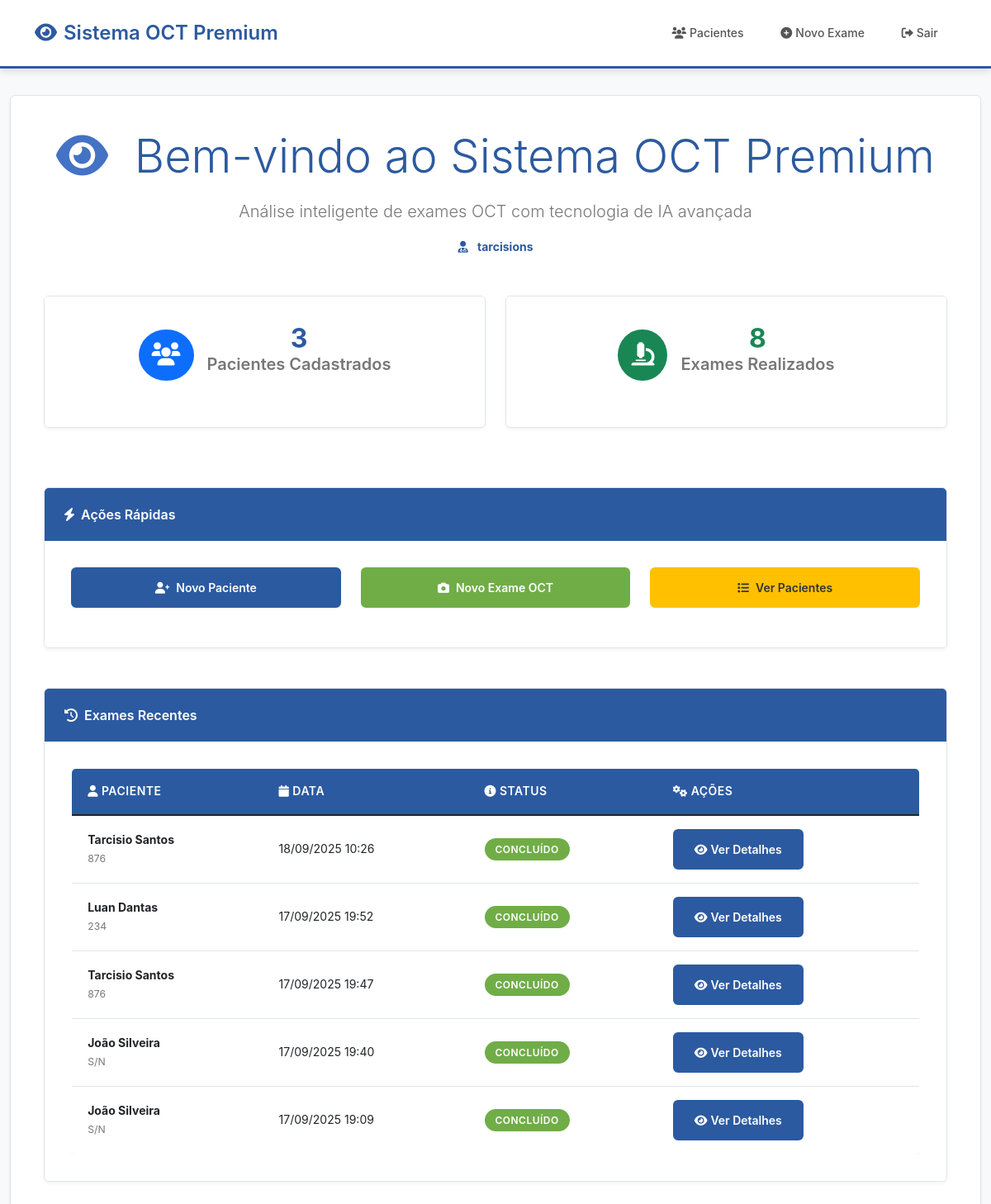
The app's page / (signed in) with its own data.
### core/models.py (models this page shows, shortened)
class ExameOCT(models.Model):
    paciente = models.ForeignKey(Paciente, on_delete=models.CASCADE, verbose_name="Paciente")
    usuario = models.ForeignKey(User, on_delete=models.CASCADE, verbose_name="Usuário que realizou o upload")
    imagem = models.ImageField(upload_to=upload_to_oct, verbose_name="Imagem OCT")
    data_exame = models.DateTimeField(auto_now_add=True, verbose_name="Data do Exame")
    provedor_ia = models.ForeignKey(ProvedorIA, on_delete=models.SET_NULL, null=True, blank=True, verbose_name="Provedor de IA")
    prompt_usado = models.ForeignKey(PromptIA, on_delete=models.SET_NULL, null=True, blank=True, verbose_name="Prompt Utilizado")
    diagnostico_ia = models.TextField(blank=True, null=True, verbose_name="Diagnóstico da IA")
    data_diagnostico = models.DateTimeField(null=True, blank=True, verbose_name="Data do Diagnóstico")
    laudo_pdf = models.FileField(upload_to=upload_to_laudos, null=True, blank=True, verbose_name="Laudo PDF")
    data_laudo = models.DateTimeField(null=True, blank=True, verbose_name="Data do Laudo")
    STATUS_CHOICES = [
        ('pendente', 'Pendente de Análise'),
        ('analisando', 'Analisando'),
        ('concluido', 'Concluído'),
        ('erro', 'Erro na Análise'),
    ]
    status = models.CharField(max_length=20, choices=STATUS_CHOICES, default='pendente', verbose_name="Status")
    class Meta:
        verbose_name = "Exame OCT"
        verbose_name_plural = "Exames OCT"
        ordering = ['-data_exame']

class Paciente(models.Model):
    nome = models.CharField(max_length=200, verbose_name="Nome do Paciente")
    data_nascimento = models.DateField(verbose_name="Data de Nascimento")
    prontuario = models.CharField(max_length=50, blank=True, null=True, verbose_name="Prontuário")
    criado_em = models.DateTimeField(auto_now_add=True)
    class Meta:
        verbose_name = "Paciente"
        verbose_name_plural = "Pacientes"
        ordering = ['nome']

### core/views.py (the view)
# urls.py: path('', views.home, name='home'),
@login_required
def home(request):
    exames_recentes = ExameOCT.objects.filter(usuario=request.user).order_by('-data_exame')[:5]
    pacientes_count = Paciente.objects.count()
    exames_count = ExameOCT.objects.count()
    context = {
        'exames_recentes': exames_recentes,
        'pacientes_count': pacientes_count,
        'exames_count': exames_count,
    }
    return render(request, 'core/home.html', context)

### core/templates/core/home.html (shortened to what this page needs)
<!DOCTYPE html>
<html lang="pt-br">
<head>
    <link href="https://cdn.jsdelivr.net/npm/bootstrap@5.1.3/dist/css/bootstrap.min.css" rel="stylesheet">
    <link href="https://cdnjs.cloudflare.com/ajax/libs/font-awesome/6.0.0/css/all.min.css" rel="stylesheet">
    <link href="/static/css/style.css" rel="stylesheet">
</head>
<body>
    <nav class="navbar navbar-expand-lg navbar-premium">
        <div class="container">
            <a class="navbar-brand" href="{% url 'home' %}">
                <i class="fas fa-eye me-2"></i>Sistema OCT Premium
            </a>
            <div class="collapse navbar-collapse" id="navbarNav">
                <div class="navbar-nav ms-auto">
                    <a class="nav-link" href="{% url 'paciente_list' %}">
                        <i class="fas fa-users me-1"></i>Pacientes
                    </a>
                    <a class="nav-link" href="{% url 'exame_create' %}">
                        <i class="fas fa-plus-circle me-1"></i>Novo Exame
                    </a>
                    <a class="nav-link" href="{% url 'logout' %}">
                        <i class="fas fa-sign-out-alt me-1"></i>Sair
                    </a>
                </div>
            </div>
        </div>
    </nav>
    <div class="container-fluid">
        <div class="main-container fade-in-up">
            <div class="text-center mb-5">
                <h1 class="display-4 text-primary mb-3">
                    <i class="fas fa-eye text-secondary me-3"></i>
                    Bem-vindo ao Sistema OCT Premium
                </h1>
                <p class="lead text-muted">
                    Análise inteligente de exames OCT com tecnologia de IA avançada
                </p>
                <p class="text-primary fw-bold">
                    <i class="fas fa-user-md me-2"></i>
                    {{ user.get_full_name|default:user.username }}
                </p>
            </div>
            <div class="row mb-5">
                <div class="col-md-6 mb-4">
                    <div class="card-premium fade-in-up">
                        <div class="card-body text-center">
                            <div class="d-flex align-items-center justify-content-center mb-3">
                                <div class="bg-primary rounded-circle p-3 me-3">
                                    <i class="fas fa-users fa-2x text-white"></i>
                                </div>
                                <div>
                                    <h2 class="text-primary mb-0">{{ pacientes_count }}</h2>
                                    <h5 class="text-muted">Pacientes Cadastrados</h5>
                                </div>
                            </div>
                        </div>
                    </div>
                </div>
                <div class="col-md-6 mb-4">
                    <div class="card-premium fade-in-up">
                        <div class="card-body text-center">
                            <div class="d-flex align-items-center justify-content-center mb-3">
                                <div class="bg-success rounded-circle p-3 me-3">
                                    <i class="fas fa-microscope fa-2x text-white"></i>
                                </div>
                                <div>
                                    <h2 class="text-success mb-0">{{ exames_count }}</h2>
                                    <h5 class="text-muted">Exames Realizados</h5>
                                </div>
                            </div>
                        </div>
                    </div>
                </div>
            </div>
            <div class="row mb-5">
                <div class="col-12">
                    <div class="card-premium">
                        <div class="card-header">
                            <i class="fas fa-bolt me-2"></i>Ações Rápidas
                        </div>
                        <div class="card-body">
                            <div class="row">
                                <div class="col-md-4 mb-3">
                                    <a href="{% url 'paciente_create' %}" class="btn btn-premium btn-primary-premium w-100 pulse">
                                        <i class="fas fa-user-plus me-2"></i>Novo Paciente
                                    </a>
                                </div>
                                <div class="col-md-4 mb-3">
                                    <a href="{% url 'exame_create' %}" class="btn btn-premium btn-success-premium w-100 pulse">
                                        <i class="fas fa-camera me-2"></i>Novo Exame OCT
                                    </a>
                                </div>
                                <div class="col-md-4 mb-3">
                                    <a href="{% url 'paciente_list' %}" class="btn btn-premium btn-warning-premium w-100">
                                        <i class="fas fa-list me-2"></i>Ver Pacientes
                                    </a>
                                </div>
                            </div>
                        </div>
                    </div>
                </div>
            </div>
            {% if exames_recentes %}
            <div class="row">
                <div class="col-12">
                    <div class="card-premium">
                        <div class="card-header">
                            <i class="fas fa-history me-2"></i>Exames Recentes
                        </div>
                        <div class="card-body">
                            <div class="table-responsive">
                                <table class="table table-premium mb-0">
                                    <thead>
                                        <tr>
                                            <th><i class="fas fa-user me-1"></i>Paciente</th>
                                            <th><i class="fas fa-calendar me-1"></i>Data</th>
                                            <th><i class="fas fa-info-circle me-1"></i>Status</th>
                                            <th><i class="fas fa-cogs me-1"></i>Ações</th>
                                        </tr>
                                    </thead>
                                    <tbody>
                                        {% for exame in exames_recentes %}
                                        <tr>
                                            <td>
                                                <strong>{{ exame.paciente.nome }}</strong>
                                                <br><small class="text-muted">{{ exame.paciente.prontuario|default:"S/N" }}</small>
                                            </td>
                                            <td>{{ exame.data_exame|date:"d/m/Y H:i" }}</td>
                                            <td>
                                                <span class="status-badge
                                                    {% if exame.status == 'concluido' %}bg-success
                                                    {% elif exame.status == 'analisando' %}bg-warning
                                                    {% elif exame.status == 'erro' %}bg-danger
                                                    {% else %}bg-secondary{% endif %}">
                                                    {{ exame.get_status_display }}
                                                </span>
                                            </td>
                                            <td>
                                                <a href="{% url 'exame_analyze' exame.id %}" class="btn btn-sm btn-premium btn-primary-premium">
                                                    <i class="fas fa-eye me-1"></i>Ver Detalhes
                                                </a>
                                            </td>
                                        </tr>
                                        {% endfor %}
                                    </tbody>
                                </table>
                            </div>
                        </div>
                    </div>
                </div>
            </div>
            {% endif %}
        </div>
    </div>
</body>
</html>

### static/css/style.css (style rules this page uses)
:root { --primary-color: #2c5aa0; --secondary-color: #4472c4; --accent-color: #c5504b; --success-color: #70ad47; --warning-color: #ffc000; --light-bg: #f8f9fa; --white-bg: #ffffff; --dark-text: #333333; --medium-text: #555555; --light-text: #777777; --border-color: #e1e5e9; --shadow-light: 0 2px 4px rgba(0,0,0,0.05); --shadow-medium: 0 4px 8px rgba(0,0,0,0.1); --shadow-strong: 0 8px 16px rgba(0,0,0,0.15); --border-radius: 6px; --transition: all 0.2s ease; }
* { margin: 0; padding: 0; box-sizing: border-box; }
body { font-family: -apple-system, BlinkMacSystemFont, 'Segoe UI', Roboto, 'Helvetica Neue', Arial, sans-serif; background-color: var(--light-bg); color: var(--dark-text); line-height: 1.6; font-size: 14px; }
.navbar-premium { background-color: var(--white-bg) !important; box-shadow: var(--shadow-medium); border-bottom: 3px solid var(--primary-color); padding: 1rem 0; }
.navbar-premium .navbar-brand { font-weight: 600; font-size: 1.5rem; color: var(--primary-color) !important; }
.navbar-premium .nav-link { color: var(--medium-text) !important; font-weight: 500; transition: var(--transition); padding: 0.8rem 1.2rem !important; border-radius: var(--border-radius); margin: 0 0.2rem; }
.main-container { background-color: var(--white-bg); border-radius: var(--border-radius); box-shadow: var(--shadow-light); margin: 2rem auto; padding: 2.5rem; max-width: 1200px; border: 1px solid var(--border-color); }
.card-premium { border: 1px solid var(--border-color); border-radius: var(--border-radius); box-shadow: var(--shadow-light); transition: var(--transition); background-color: var(--white-bg); overflow: hidden; }
.card-premium .card-header { background-color: var(--primary-color); color: white; border: none; padding: 1.2rem 1.5rem; font-weight: 600; font-size: 1rem; border-bottom: none; }
.card-premium .card-body { padding: 2rem; background-color: var(--white-bg); }
.btn-premium { border: none; border-radius: var(--border-radius); padding: 0.75rem 1.5rem; font-weight: 600; font-size: 0.875rem; transition: var(--transition); cursor: pointer; text-decoration: none; display: inline-block; text-align: center; }
.btn-primary-premium { background-color: var(--primary-color); color: white; border: 2px solid var(--primary-color); }
.btn-success-premium { background-color: var(--success-color); color: white; border: 2px solid var(--success-color); }
.btn-warning-premium { background-color: var(--warning-color); color: var(--dark-text); border: 2px solid var(--warning-color); }
.status-badge { padding: 0.4rem 0.8rem; border-radius: 20px; font-weight: 600; font-size: 0.75rem; text-transform: uppercase; letter-spacing: 0.5px; }
.status-badge.bg-success { background-color: var(--success-color) !important; color: white; }
.table-premium { background-color: var(--white-bg); border-radius: var(--border-radius); overflow: hidden; box-shadow: var(--shadow-light); border: 1px solid var(--border-color); }
.table-premium thead { background-color: var(--primary-color); color: white; }
.table-premium thead th { border: none; padding: 1rem 1.2rem; font-weight: 600; font-size: 0.875rem; text-transform: uppercase; letter-spacing: 0.5px; }
.table-premium tbody tr { transition: var(--transition); }
.table-premium tbody td { padding: 1rem 1.2rem; vertical-align: middle; border-color: var(--border-color); font-size: 0.875rem; }
h1, h2 { color: var(--primary-color); font-weight: 700; margin-bottom: 1.5rem; }
h3, h4, h5, h6 { color: var(--secondary-color); font-weight: 600; margin-bottom: 1rem; }
.fade-in-up { animation: fadeInUp 0.4s ease-out; }
.text-primary { color: var(--primary-color) !important; }
.text-secondary { color: var(--secondary-color) !important; }
.text-muted { color: var(--light-text) !important; }

### records on screen
ExameOCT: paciente.nome "Tarcisio Santos", paciente.prontuario "876", data_exame "18/09/2025 10:26", status "CONCLUÍDO"
ExameOCT: paciente.nome "Luan Dantas", paciente.prontuario "234", data_exame "17/09/2025 19:52", status "CONCLUÍDO"
ExameOCT: paciente.nome "Tarcisio Santos", paciente.prontuario "876", data_exame "17/09/2025 19:47", status "CONCLUÍDO"
ExameOCT: paciente.nome "João Silveira", paciente.prontuario "S/N", data_exame "17/09/2025 19:40", status "CONCLUÍDO"
ExameOCT: paciente.nome "João Silveira", paciente.prontuario "S/N", data_exame "17/09/2025 19:09", status "CONCLUÍDO"

### other values on screen
{{ user.get_full_name|default:user.username }} "tarcisions"
{{ pacientes_count }} "3"
{{ exames_count }} "8"
